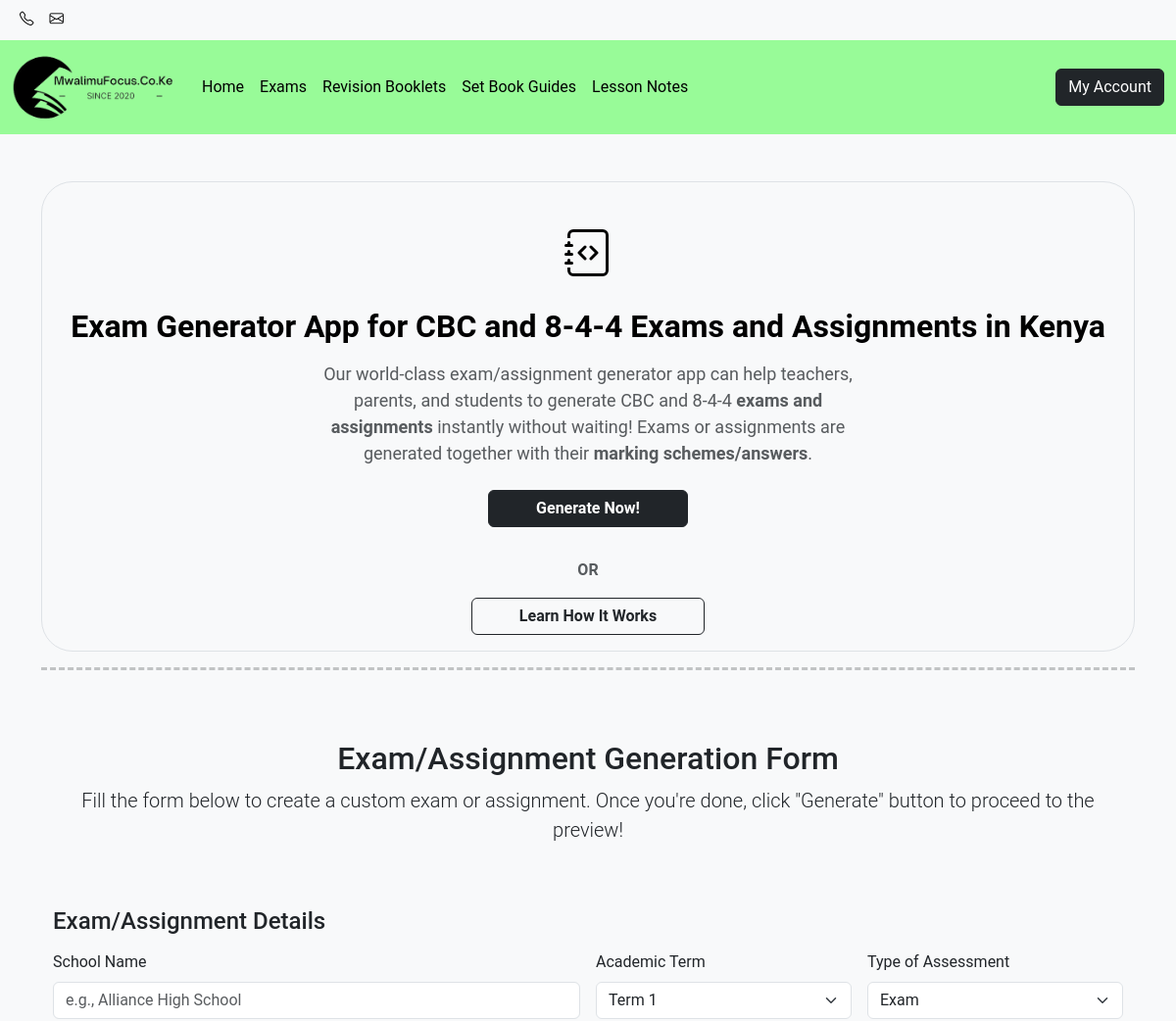
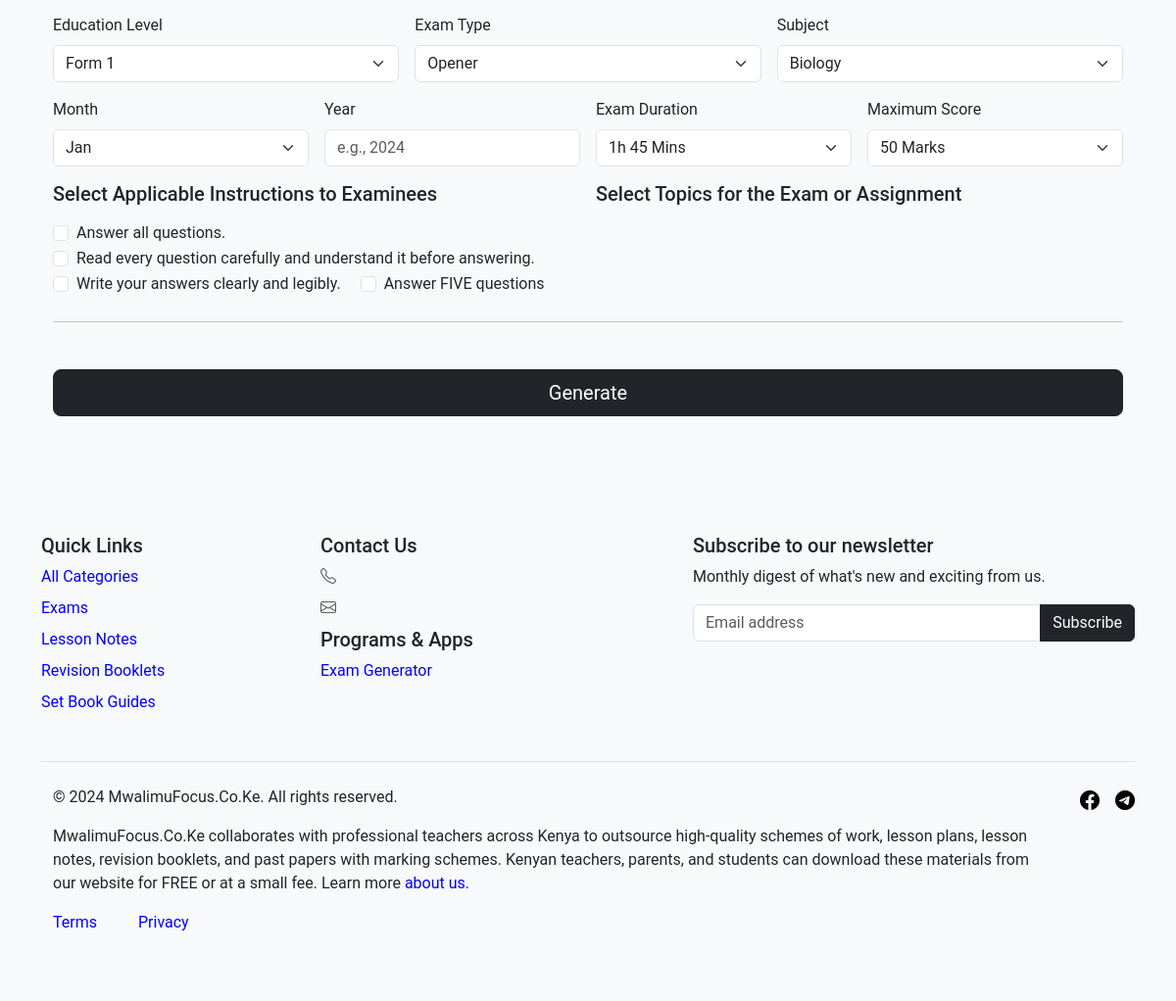
/exam-generator/generate/, run on the app's committed database (2 pictures, top to bottom).
### shop/models.py (models this page shows, shortened)
class Category(models.Model):
    name = models.CharField(max_length=100)
    slug = models.SlugField(unique=True, blank=True)
    created_at = models.DateTimeField(auto_now_add=True, null=True, blank=True)

### examgenerator/models.py (models this page shows, shortened)
class InstructionsToExaminees(models.Model):
    text = models.CharField(max_length=250)

### examgenerator/views.py (the view)
# urls.py: path('generate/', views.exam_generator_form, name='exam_generator_form'),
def exam_generator_form(request):
    categories_with_items = Category.objects.annotate(num_items=Count('shopitem')).filter(num_items__gt=0)
    menu_items = Category.objects.annotate(num_shopitems=Count('shopitem')).filter(num_shopitems__gt=0).order_by('-num_shopitems')[:5]
    brand = Brand.objects.last()
    subjects_with_items = Subject.objects.annotate(num_items=Count('shopitem'))
    education_levels_with_items = Education_Level.objects.annotate(num_items=Count('shopitem'))
    instructions_to_examinees = InstructionsToExaminees.objects.all()
    subjects = Subject.objects.exclude(name="ALL SUBJECTS").order_by('name')
    education_levels = Education_Level.objects.all().order_by('name')
    try:
        latest_link = SocialMediaLinks.objects.latest('pk')
    except SocialMediaLinks.DoesNotExist:
        latest_link = None
    context = {
        'categories_with_items': categories_with_items,
        'menu_items': menu_items,
        'brand': brand,
        'subjects_with_items': subjects_with_items,
        'education_levels_with_items': education_levels_with_items,
        'latest_link': latest_link,
        'instructions_to_examinees': instructions_to_examinees,
        'subjects': subjects,
        'education_levels': education_levels,
    }
    return render(request, 'exam_generator_form.html', context)

### examgenerator/templates/exam_generator_form.html (shortened to what this page needs)
{% load static %}
<!doctype html>
<html lang="en">
  <head>
    <link rel="stylesheet" href="{% static 'css/bootstrap.min.css' %}">
    <link rel="stylesheet" href="{% static 'css/bootstrap-icons.min.css' %}">
    <link rel="stylesheet" href="{% static 'css/styles.css' %}">
  </head>
  <body class="bg-body-tertiary">
    <nav class="navbar navbar-expand-lg navbar-light bg-light text-center" style="padding-top: 0.1rem; padding-bottom: 0.1rem;">
      <div class="container-fluid">
          <div class="collapse navbar-collapse" id="navbarSupportedContent">
              <ul class="navbar-nav me-auto mb-2 mb-lg-0 flex-lg-row">
                <li class="nav-item">
                    <a class="nav-link" href="tel:{{ brand.phone_number }}" style="font-size: 0.9rem;">
                        <i class="bi bi-telephone"></i> {{ brand.phone_number }}
                    </a>
                </li>
                <li class="nav-item">
                    <a class="nav-link" href="mailto:{{ brand.email }}" style="font-size: 0.9rem;">
                        <i class="bi bi-envelope"></i> {{ brand.email }}
                    </a>
                </li>
              </ul>
          </div>
      </div>
    </nav>
    <nav class="navbar sticky-top navbar-expand-lg navbar-light" style="background: {{ brand.primary_color }};">
      <div class="container-fluid">
        <a class="navbar-brand" href="/">
          <img src="{% static 'img/logo.webp' %}" alt="MwalimuFocus.Co.Ke" height="70" width="170" loading="lazy">
        </a>
        <div class="collapse navbar-collapse" id="navbarSupportedContent1">
          <ul class="navbar-nav me-auto mb-2 mb-lg-0">
            <li class="nav-item">
              <a class="nav-link active" aria-current="page" href="/">Home</a>
            </li>
            {% for item in menu_items %}
            <li class="nav-item">
              <a class="nav-link" href="/categories/{{ item.slug }}">{{ item.name }}</a>
            </li>
            {% endfor %}
          </ul>
          <ul class="navbar-nav">
            {% if user.is_authenticated %}
                <li>
                  <div class="dropdown">
                    <button class="btn btn-dark dropdown-toggle" type="button" data-bs-toggle="dropdown" data-bs-display="static" aria-expanded="false">
                      <i class="bi bi-person-circle"></i> My Profile
                    </button>
                    <ul class="dropdown-menu dropdown-menu-end dropdown-menu-lg-start">
                      <li><a class="dropdown-item" href="/accounts/dashboard/">Dashboard</a></li>
                      <li><hr class="dropdown-divider"></li>
                      <li><a class="dropdown-item" href="{% url 'logout' %}">Logout</a></li>
                    </ul>
                  </div>
                </li>
            {% else %}
                <li>
                    <button class="btn btn-dark" data-bs-target="#accountModal" data-bs-toggle="modal">My Account</button>
                </li>
            {% endif %}
          </ul>
        </div>
      </div>
    </nav>
    <div class="container my-5">
      <div class="position-relative text-center text-muted bg-body-tertiary border border-dashed rounded-5">
        <svg class="bi mt-5 mb-3" width="48" height="48"><use xlink:href="#bi-journal-code"/></svg>
        <h1 class="mb-3 mt-3 text-body-emphasis" style="font-size: 32px;"><b>Exam Generator App for CBC and 8-4-4 Exams and Assignments in Kenya</b></h1>
        <p class="col-lg-6 mx-auto mb-4" style="font-size: 18px;">
          Our world-class exam/assignment generator app can help teachers, parents, and students to generate CBC and 8-4-4 <b>exams and assignments</b> instantly without waiting! Exams or assignments are generated together with their <b>marking schemes/answers</b>.
        </p>
        <div class="col">
            <button id="generate_now" class="btn btn-dark px-5 mb-3" type="button"><b>Generate Now!</b></button>
            <p class="text-center" style="font-weight: bold;">OR</p>
            <button class="btn btn-outline-dark px-5 mb-3" type="button" data-bs-toggle="offcanvas" data-bs-target="#offcanvasWithBothOptions" aria-controls="offcanvasWithBothOptions"><b>Learn How It Works</b></button>
        </div>
      </div>
      <hr style="height: 10px; border: none; border-top: 3px dashed;">
      <div id="exam_gen_form_container" class="container">
        <main>
          <div class="py-5 text-center">
            <h2>Exam/Assignment Generation Form</h2>
            <p class="lead">Fill the form below to create a custom exam or assignment. Once you're done, click "Generate" button to proceed to the preview!</p>
          </div>
          <div class="row g-5">
            <div class="col-md-12 col-lg-12">
              <h4 class="mb-3">Exam/Assignment Details</h4>
              <form id="exam_gen_form" class="form_needs-validation">
                <div class="row g-3">
                  <div class="col-sm-6">
                    <label for="school_name" class="form-label">School Name</label>
                    <input type="text" class="form-control" id="school_name" name="school_name" placeholder="e.g., Alliance High School" value="" required>
                  </div>
                  <div class="col-sm-3">
                    <label for="academic_term" class="form-label">Academic Term</label>
                    <select class="form-select" id="academic_term" name="academic_term" required>
                      <option value="Term 1">Term 1</option>
                    </select>
                  </div>
                  <div class="col-sm-3">
                    <label for="assessment_type" class="form-label">Type of Assessment</label>
                    <select class="form-select" id="assessment_type" name="assessment_type" required>
                      <option value="Exam">Exam</option>
                    </select>
                  </div>
                  <div class="col-sm-4">
                    <label for="education_level" class="form-label">Education Level</label>
                    <select class="form-select" id="education_level" name="education_level" required>
                      {% if education_levels %}
                        {% for e in education_levels %}
                        <option value="{{ e.id }}">{{ e.name }}</option>
                        {% endfor %}
                      {% endif %}
                    </select>
                  </div>
                  <div class="col-sm-4">
                    <label for="exam_type" class="form-label">Exam Type</label>
                    <select class="form-select" id="exam_type" name="exam_type" required>
                      <option value="Opener">Opener</option>
                    </select>
                  </div>
                  <div class="col-sm-4">
                    <label for="subjects" class="form-label">Subject</label>
                    <select class="form-select" id="subjects" name="subjects" required>
                      {% if subjects %}
                        {% for s in subjects %}
                      <option value="{{ s.id }}">{{ s.name }}</option>
                        {% endfor %}
                      {% endif %}
                    </select>
                  </div>
                  <div class="col-sm-3">
                    <label for="month" class="form-label">Month</label>
                    <select class="form-select" id="month" name="month" required>
                      <option value="Jan">Jan</option>
                    </select>
                  </div>
                  <div class="col-sm-3">
                    <label for="year" class="form-label">Year</label>
                    <input type="text" class="form-control" id="year" name="year" placeholder="e.g., 2024" value="" required>
                  </div>
                  <div class="col-sm-3">
                    <label for="exam_duration" class="form-label">Exam Duration</label>
                    <select class="form-select" id="exam_duration" name="exam_duration" required>
                      <option value="1h 45 Mins">1h 45 Mins</option>
                    </select>
                  </div>
                  <div class="col-sm-3">
                    <label for="max_score" class="form-label">Maximum Score</label>
                    <select class="form-select" id="max_score" name="max_score" required>
                      <option value="50">50 Marks</option>
                    </select>
                  </div>
                  <div class="col-md-6">
                    <h5 class="mb-3">Select Applicable Instructions to Examinees</h5>
                    <div id="instructions-container">
                      {% if instructions_to_examinees %}
                        {% for i in instructions_to_examinees %}
                        <div class="form-check form-check-inline">
                          <input class="form-check-input" type="checkbox" id="instructions{{ i.id }}" name="instructions" value="{{ i.id }}">
                          <label class="form-check-label" for="instructions{{ i.id }}">{{ i.text }}</label>
                        </div>
                        {% endfor %}
                      {% endif %}
                    </div>
                  </div>
                  <div class="col-md-6">
                    <h5 class="mb-3">Select Topics for the Exam or Assignment</h5>
                  </div>
                </div>
                <hr class="my-4">
                <button id="generate_exam_submit_btn" class="mt-4 mb-4 w-100 btn btn-dark btn-lg" type="submit">Generate</button>
              </form>
            </div>
          </div>
        </main>
      </div>
    </div>
    <div class="container">
      <footer class="py-5">
        <div class="row">
          <div class="col-12 col-md-3 mb-3">
            <h5>Quick Links</h5>
            <ul class="nav flex-column">
              <li class="nav-item mb-2">
                <a href="/categories/" style="text-decoration: none; color: blue;">All Categories</a>
              </li>
              {% for item in categories_with_items %}
              <li class="nav-item mb-2">
                <a href="/categories/{{ item.slug }}/" style="text-decoration: none; color: blue;">{{ item.name }}</a>
              </li>
              {% endfor %}
            </ul>
          </div>
          <div class="col-12 col-md-3 mb-3">
            <h5>Contact Us</h5>
            <ul class="nav flex-column">
              <li class="nav-item mb-2"><a href="tel:{{ brand.phone_number }}" class="nav-link p-0 text-body-secondary"><i class="bi bi-telephone"></i> {{ brand.phone_number }}</a></li>
              <li class="nav-item mb-2"><a href="mailto:{{ brand.email }}" class="nav-link p-0 text-body-secondary email-link"><i class="bi bi-envelope"></i> {{ brand.email }}</a></li>
            </ul>
            <h5>Programs & Apps</h5>
            <ul class="nav flex-column">
              <li class="nav-item mb-2"><a href="{% url 'exam_generator_form' %}" style="text-decoration: none; color: blue;">Exam Generator</a></li>
            </ul>
          </div>
          <div class="col-md-5 offset-md-1 mb-3 subscriber-creation-div">
            <h5>Subscribe to our newsletter</h5>
            <p>Monthly digest of what's new and exciting from us.</p>
            <div class="input-group">
                <input id="newsletterEmail" type="text" class="form-control" placeholder="Email address">
                <button id="subscribeButton" class="btn btn-dark">Subscribe</button>
            </div>
          </div>
        </div>
        <div class="d-flex flex-column flex-sm-row justify-content-between py-4 my-4 border-top">
          <div class="container">
            <div class="row">
                <div class="col">
                    <p>&copy; 2024 MwalimuFocus.Co.Ke. All rights reserved.</p>
                </div>
            </div>
            <div class="row">
                <div class="col">
                    <p>MwalimuFocus.Co.Ke collaborates with professional teachers across Kenya to outsource high-quality schemes of work, lesson plans, lesson notes, revision booklets, and past papers with marking schemes. Kenyan teachers, parents, and students can download these materials from our website for FREE or at a small fee. Learn more <a href="/about-us/" style="text-decoration: none; color: blue;">about us.</a></p>
                </div>
            </div>
            <div class="row">
              <div class="col-lg-1 col-md-6 col-sm-6">
                  <p><a href="/terms-and-conditions/" style="text-decoration: none; color: blue;">Terms</a></p>
              </div>
              <div class="col-lg-1 col-md-6 col-sm-6">
                  <p><a href="/privacy-policy/" style="text-decoration: none; color: blue;">Privacy</a></p>
              </div>
            </div>
          </div>
          {% if latest_link %}
          <ul class="list-unstyled d-flex">
              {% if latest_link.facebook_url %}
                  <li class="ms-3" style="font-size: 20px;">
                      <a class="link-body-emphasis" href="{{ latest_link.facebook_url }}" target="_blank">
                          <i class="bi bi-facebook"></i>
                      </a>
                  </li>
              {% endif %}
              {% if latest_link.telegram_url %}
                  <li class="ms-3" style="font-size: 20px;">
                      <a class="link-body-emphasis" href="{{ latest_link.telegram_url }}" target="_blank">
                          <i class="bi bi-telegram"></i>
                      </a>
                  </li>
              {% endif %}
          </ul>
          {% endif %}
        </div>
      </footer>
    </div>
  </body>
</html>

### staticfiles/css/styles.css (style rules this page uses)
body { font-family:'Roboto',sans-serif!important }
.nav-item a { color:#000;text-decoration:none }
.position-relative { position:relative }

### data on the page
Category: name "Exams"
Category: name "Revision Booklets"
Category: name "Set Book Guides"
Category: name "Lesson Notes"
InstructionsToExaminees: text "Answer all questions."
InstructionsToExaminees: text "Read every question carefully and understand it before answering."
InstructionsToExaminees: text "Write your answers clearly and legibly."
InstructionsToExaminees: text "Answer FIVE questions"

### other printed values
form field education_level "Form 1"
form field subjects "Biology"
